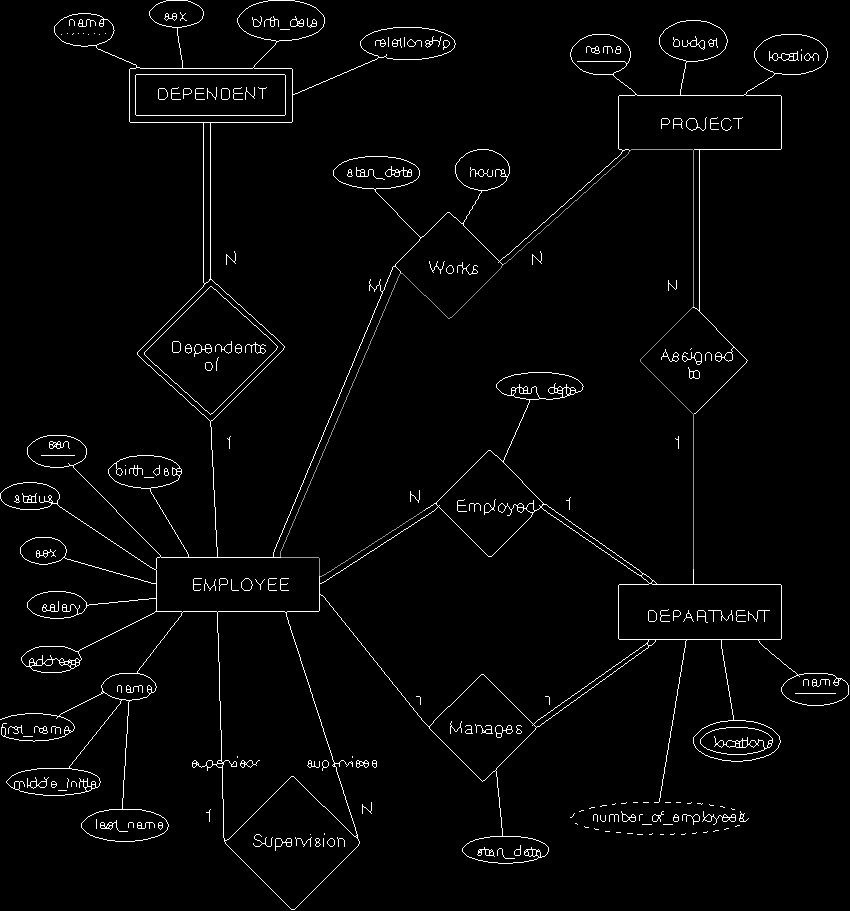
#> input picture src/before_path_11_16_5.png, 850 x 911 px, given in place of 13.png, which was not available
$ python main.py   (older library calls are emulated)
#> lines starting #> are read from the running program, lines starting #| are printed output that depends on the picture; after the words box and inside, x2 and y2 are one past the last pixel; in counts of white or black regions, pixels touching at a corner belong together; pictures that were not available may be replaced by others from this repository, and a replacement may not be noted
### src/preprocessing.py
from skimage.filters import threshold_yen
import numpy as np
import cv2

def OrderPoints(pts):
    rect = np.zeros((4, 2), dtype = "float32")
    n=60
    s = pts.sum(axis = 1)
    rect[0] = pts[np.argmin(s)]+n
    rect[2] = pts[np.argmax(s)]-n

    diff = np.diff(pts, axis = 1)
    rect[1] = pts[np.argmin(diff)]-n
    #x,y
    rect[1][0]-=n
    rect[1][1]+=n
    rect[3] = pts[np.argmax(diff)]
    #x,y
    rect[3][0]+=n
    rect[3][1]-=n
    return rect

def TransformPrespective(image, pts):
    rect = OrderPoints(pts)
    (tl, tr, br, bl) = rect


    widthA = np.sqrt(((br[0] - bl[0]) ** 2) + ((br[1] - bl[1]) ** 2))
    widthB = np.sqrt(((tr[0] - tl[0]) ** 2) + ((tr[1] - tl[1]) ** 2))
    maxWidth = max(int(widthA), int(widthB))
    heightA = np.sqrt(((tr[0] - br[0]) ** 2) + ((tr[1] - br[1]) ** 2))
    heightB = np.sqrt(((tl[0] - bl[0]) ** 2) + ((tl[1] - bl[1]) ** 2))
    maxHeight = max(int(heightA), int(heightB))
    dst = np.array([
  [0, 0],
  [maxWidth - 1, 0],
  [maxWidth - 1, maxHeight - 1],
  [0, maxHeight - 1]], dtype = "float32")

    M = cv2.getPerspectiveTransform(rect, dst)
    warped = cv2.warpPerspective(image, M, (maxWidth, maxHeight))

    return warped

def GetMaxContour(img_dir,MORPH=9,CANNY=84,debug=False):
    """
    takes image directory ,
    structural rect dim(optional),canny max thres(optional)
    debug if true outputs images after each process
    returns a boolean specifying if the prespective shoud be adjusted,
    max contour approximation and grayoriginal image
    """
#> called with img_dir = 'input/13.png', MORPH = 9, CANNY = 84, debug = False
    img = cv2.imread(img_dir, cv2.IMREAD_GRAYSCALE)
#> img is the input picture: shape (911, 850); min 0, max 255, mean 6
    img_copy = img.copy()
    hImg, wImg = img_copy.shape
#> hImg = 911; wImg = 850
    #smooth image
    cv2.GaussianBlur(img, (3,3), 0, img)
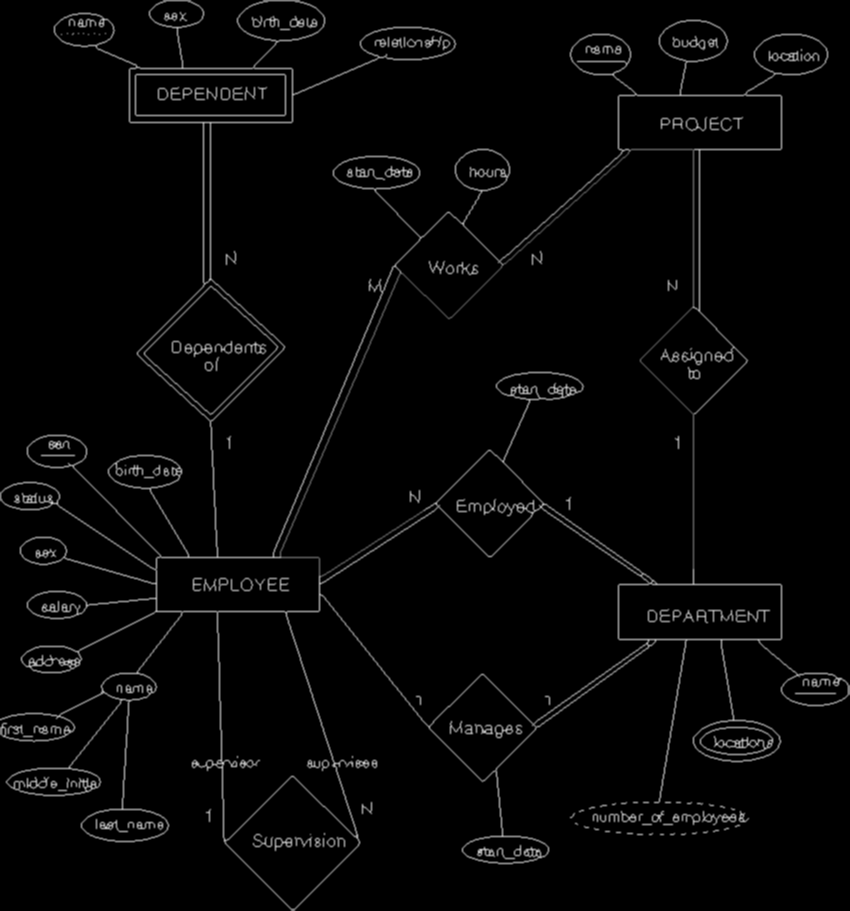
#> img: shape (911, 850); 8.66% of pixels changed, all inside (x1, y1, x2, y2) = (0, 0, 850, 911)
    # Remove small details and writing on paper
    kernel = cv2.getStructuringElement(cv2.MORPH_RECT,(MORPH,MORPH))
    dilated = cv2.dilate(img, kernel)
    edges = cv2.Canny(dilated, 0, CANNY, apertureSize=3)
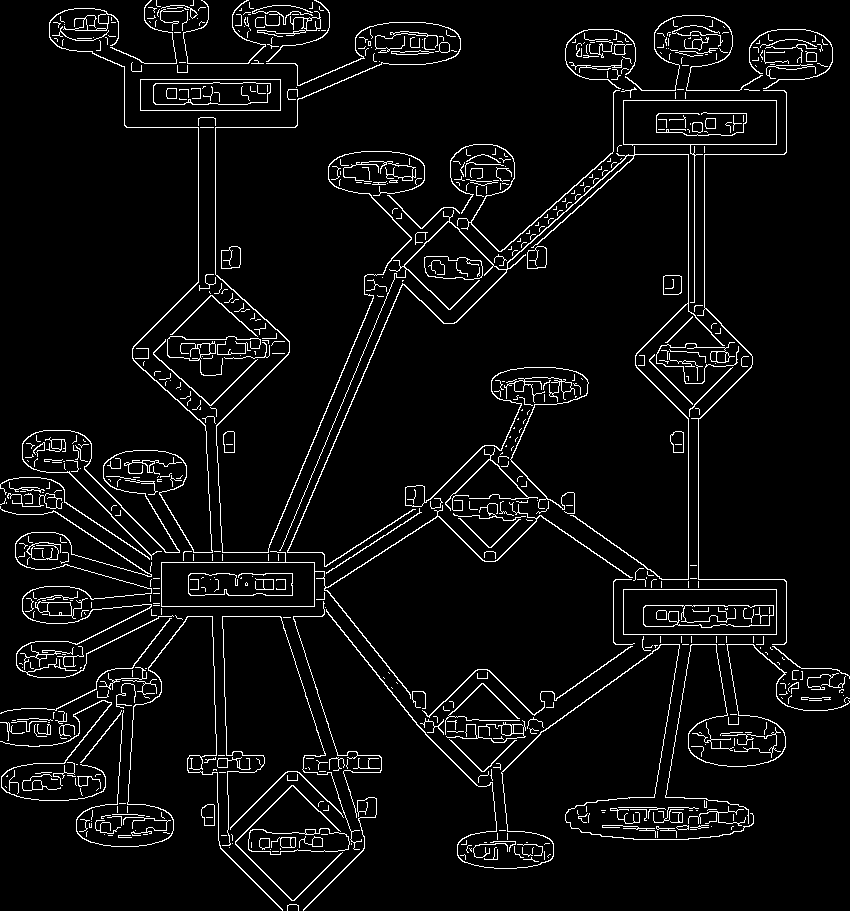
#> edges: shape (911, 850); 5.2% white in thin lines or dots

    kernel = cv2.getStructuringElement(cv2.MORPH_RECT,(3,3))
    #get edges again so we get inner line surrounding the paper
    #avoid paper outer edges being connected to noise in background
    edges = cv2.dilate(edges, kernel)
#> edges: shape (911, 850); 15.9% white; 13 white regions (1 under 20 px), largest, box (x1, y1, x2, y2) and area: (0, 0, 850, 911) 116691, (139, 78, 282, 112) 2516, (187, 572, 294, 597) 1393
    edges = cv2.Canny(edges, 0, CANNY, apertureSize=3)
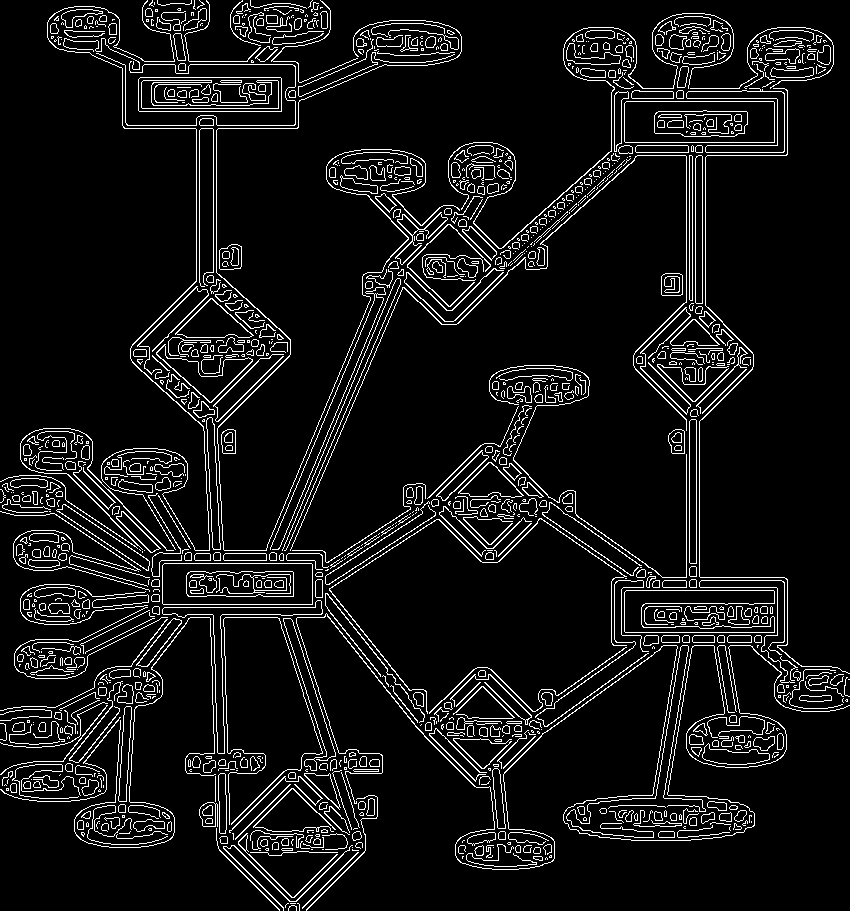
#> edges: shape (911, 850); 7.9% white in thin lines or dots
    # finding contours
    contours,heirarchy = cv2.findContours(edges.copy(), cv2.RETR_EXTERNAL, cv2.CHAIN_APPROX_SIMPLE)
#> contours = 1055 contours, 713 with area under 20; largest, box (x1, y1, x2, y2) and area: (162, 563, 313, 605) 6147, (624, 101, 775, 143) 6147, (138, 77, 282, 112) 4859, (624, 590, 775, 633) 3215, (162, 600, 323, 754) 2184
    maxArea=0
    adjustPrespective = False
    approx=[]
    # filter for max contour
    for cnt in contours:
        x,y,w,h = cv2.boundingRect(cnt)
        if(w*h >= maxArea):
            peri = cv2.arcLength(cnt, True)
            approx = cv2.approxPolyDP(cnt, 0.05 * peri, True)
            maxArea=w*h
            if(maxArea/(hImg*wImg) >= 0.1):
                adjustPrespective= True
#> this loop made 1055 passes
#> (cnt, x, y, w, h, peri, approx, maxArea) on pass 9: ([[357, 852], [302, 907], [302, 908], [358, 852]], 302, 852, 57, 57, 159, [[358, 852], [302, 908]], 3249)
#> (x, y, w, h, peri, approx, maxArea, adjustPrespective) on pass 337: (296, 613, 554, 257, 4954.3, [[296, 618], [849, 705]], 142378, True)
#> after the loop, adjustPrespective = True; approx = [[686, 156], [686, 430], [637, 155], [290, 550], [403, 287]]; maxArea = 157212; peri = 2081.8

    if(debug):
        orig = cv2.imread(img_dir)
        cv2.drawContours(orig,[approx], -1, (0, 255, 0), 1)
        cv2.imwrite("orig.png",img)
        cv2.imwrite("dilated.png",dilated)
        cv2.imwrite("edges.png",edges)
        cv2.imwrite('outline.png',orig)
    return adjustPrespective,approx,img_copy

def warpedPrespective(imgToWarp,approxContour,ratio=1,debug=False):
    warped = TransformPrespective(imgToWarp, approxContour.reshape(len(approxContour), 2) * ratio)
    if(debug):
        cv2.imwrite('result.png',warped)
    return warped

def RemoveShadow(img_gray,debug=False):
    #remove noise and writting on paper to leave out onlu the illumination
    dilated_img = cv2.dilate(img_gray, np.ones((7,7), np.uint8))
    blurred_img = cv2.medianBlur(dilated_img, 21)
    #remove any dark lighning aka shadow
    diff_img = 255 - cv2.absdiff(img_gray, blurred_img)
    norm_img = diff_img.copy()
    #normalization and word sharpening
    cv2.normalize(diff_img, norm_img, alpha=0, beta=255, norm_type=cv2.NORM_MINMAX, dtype=cv2.CV_8UC1)
    _, thr_img = cv2.threshold(norm_img, 230, 0, cv2.THRESH_TRUNC)
    cv2.normalize(thr_img, thr_img, alpha=0, beta=255, norm_type=cv2.NORM_MINMAX, dtype=cv2.CV_8UC1)
    if(debug):
        cv2.imwrite("shadowOut.png",norm_img)
        cv2.imwrite("thres.png",thr_img)
    return thr_img

def Binarize(img_gray,debug=False):
    thres = threshold_yen(img_gray)
    final = (img_gray >thres)*255
    if(debug):
        cv2.imwrite("final.png",final)
        #fig, ax = try_all_threshold(thr_img, figsize=(20, 30), verbose=False)
    return final

### src/ImageProcessing/removeLines.py
import numpy as np
import cv2
from math import sqrt
from scipy import stats

#remove lines function
def FloodFromCorners(im_th,debug=False):
    hImg, wImg = im_th.shape[:2]
    mask = np.zeros((hImg+2, wImg+2), np.uint8)
    im_floodfill = 255 - im_th
    ##################Flood fill corners#####
    cv2.floodFill(im_floodfill, mask, (3,3), 255)
    cv2.floodFill(im_floodfill, mask, (wImg-3,3), 255)
    cv2.floodFill(im_floodfill, mask, (3,hImg-3), 255)
    cv2.floodFill(im_floodfill, mask, (wImg-3,hImg-3), 255)
    # Invert floodfilled image
    im_floodfill_inv = cv2.bitwise_not(im_floodfill)
    if(debug):
        cv2.imwrite("debugOutput/Inverted_Floodfilled_Image.png", im_floodfill_inv)
        #cv2.imwrite("Floodfilled_Image.png", im_floodfill)
    return im_floodfill_inv

def removeOutliers(ContourList,Area,hImg,wImg,contours_orig):
    #remove outliers in list
    #by Area of contours list sent
    #or by aspect ratio
    if(len(ContourList)==0):
        #print('no contours')
        return []

    if Area:
        testList = [cv2.contourArea(c) for c in ContourList]
        testH = [ cv2.boundingRect(c)[3] for c in ContourList]
        testW = [cv2.boundingRect(c)[2] for c in ContourList]
        zH = np.abs(stats.zscore(testH))
        zW = np.abs(stats.zscore(testW))

    testList = []
    for c in  ContourList:
        x,y,w,h = cv2.boundingRect(c)
        testList.append(w/h)

    z = np.abs(stats.zscore(testList))
    filtered_hulls =[]
    filtered_contours =[]

    for i,c in  enumerate(ContourList):
        x,y,w,h = cv2.boundingRect(c)

        accepedArea = h <= hImg/2.5 and w <= wImg/2.5 and h>10 and w>=20 #and h*w > normalArea
        if not accepedArea:
            continue
        if(z[i]<=3):
          #  #print("width",w)
            if((Area and zH[i] <= 4 and zW[i] <= 4)or (not Area)):
                filtered_hulls.append(c)
                filtered_contours.append(contours_orig[i])
    return filtered_hulls,filtered_contours


######################cv contours#########
def getClosedShapes(im_filled,debug=False):
    hImg, wImg = im_filled.shape
    contours_cv, hierarchy = cv2.findContours(im_filled, cv2.RETR_TREE, cv2.CHAIN_APPROX_SIMPLE)
    hierarchy = hierarchy[0]
    #[Next, Previous, First_Child, Parent]
    cnt_hull = [cv2.convexHull(cnt,False) for cnt in contours_cv]

    ##print('0:',len(cnt_hull))
    cnt_hull = [cnt for cnt,heir in zip(cnt_hull,hierarchy) if heir[3] == -1]
    cnt_filtered = [cnt for cnt,heir in zip(contours_cv,hierarchy) if heir[3] == -1]


    im_empty2 = np.ones((hImg, wImg), np.uint8) * 255
    cv2.drawContours(im_empty2, contours_cv, -1,0, 1)

    cnt_hull,cnt_filtered = removeOutliers(cnt_hull,True,hImg,wImg,cnt_filtered) #outliers by area
    cnt_hull,cnt_filtered = removeOutliers(cnt_hull,False,hImg,wImg,cnt_filtered) #outliers by aspect ratio


    im_empty = np.ones((hImg, wImg), np.uint8) * 255
    cv2.drawContours(im_empty, cnt_hull, -1,0, 1)

    im_empty3 = np.ones((hImg, wImg), np.uint8) * 255
    cv2.drawContours(im_empty3, cnt_filtered, -1,0, 1)

    if(debug):
        cv2.imwrite("debugOutput/hulled.png", im_empty)
        cv2.imwrite("debugOutput/contoured.png", im_empty3)
        cv2.imwrite("debugOutput/notFiltered.png", im_empty2)

    return im_empty , cnt_filtered


#handling opened contours

# find center of gravity from the moments:
# [132 lines left out: functions scale_contours, isOverlapped, isOverlapped_middle, getOpenedContours, getDerived, not called in this run]

### src/main.py
import numpy as np
from preprocessing import *
from removeLines import *
from ContourDetection import *
from detection.shapes_detection import detect_shapes
from detectWeak import *
from connectComponents import *
from detect_rel_prop import *
from OCR import *
from dataTypesPrediction.scripts.dataTypePrediction import *
from schema_generation import *
import cv2
import os


def changeContours(contours, img,idx):
    empty = np.zeros(img.shape,np.uint8)
    cv2.drawContours(empty, [contours], -1, 255, 1)
    #cv2.imwrite("/home/menna/Downloads/GP/src/debug_"+str(idx)+".png", empty)
    actual_contour = np.where(empty==255)
    actual_contour = list(actual_contour)
    contour = list(zip(*actual_contour))
    return  np.array([contour])


img_dirs =["13.png"]

#dirs = os.listdir('input')
#for idx,img_dir in enumerate(dirs):
#print("starting..................",img_dir)
for idx,img_dir in enumerate(img_dirs):
    print("processing img"+str(idx))
    pre = img_dir.split('.')[0]
    img_dir = 'input/'+ img_dir

    adjustPrespective,approxContour,grayImg = GetMaxContour(img_dir)
#> adjustPrespective = True; approxContour has the same summary as approx in GetMaxContour
    warpedImg = grayImg
    if(adjustPrespective):
        warpedImg = warpedPrespective(grayImg,approxContour)
#> in OrderPoints, `s = pts.sum(axis = 1)`: s = [842, 1116, 792, 840, 690]
#> in OrderPoints, `diff = np.diff(pts, axis = 1)`: diff = [-530, -256, -482, 260, -116]
#> in TransformPrespective, `rect = OrderPoints(pts)`: rect = [[463, 347], [566, 156], [626, 370], [350, 490]]
#> in TransformPrespective, `(tl, tr, br, bl) = rect`: tl = [463, 347]; tr = [566, 156]; br = [626, 370]; bl = [350, 490]
#> in TransformPrespective, `widthA = np.sqrt(((br[0] - bl[0]) ** 2) + ((br[1] - bl[1]) ** 2))`: widthA = 301
#> in TransformPrespective, `widthB = np.sqrt(((tr[0] - tl[0]) ** 2) + ((tr[1] - tl[1]) ** 2))`: widthB = 217
#> in TransformPrespective, `maxWidth = max(int(widthA), int(widthB))`: maxWidth = 300
#> in TransformPrespective, `heightA = np.sqrt(((tr[0] - br[0]) ** 2) + ((tr[1] - br[1]) ** 2))`: heightA = 222.3
#> in TransformPrespective, `heightB = np.sqrt(((tl[0] - bl[0]) ** 2) + ((tl[1] - bl[1]) ** 2))`: heightB = 182.3
#> in TransformPrespective, `maxHeight = max(int(heightA), int(heightB))`: maxHeight = 222
#> in TransformPrespective, `dst = np.array([ [0, 0], [maxWidth - 1, 0], [maxWidth - 1, maxHeight -..`: dst = [[0, 0], [299, 0], [299, 221], [0, 221]]
#> in TransformPrespective, `M = cv2.getPerspectiveTransform(rect, dst)`: M = [[-0.374, -0.295, 275.6], [-0.285, -0.154, 185.6], [-0.0014, -0.000946, 1]]
    shadowFreeImg = RemoveShadow(warpedImg,True)
#> in RemoveShadow, `blurred_img = cv2.medianBlur(dilated_img, 21)`:
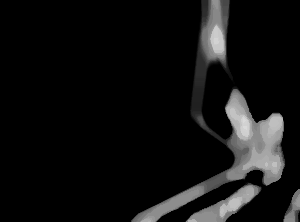
#> blurred_img: shape (222, 300); min 0, max 217, mean 17.2
#> in RemoveShadow, `cv2.normalize(diff_img, norm_img, alpha=0, beta=255, norm_type=cv2.NOR..`: norm_img: shape (222, 300); min 0, max 255, mean 238.3
#> in RemoveShadow, `_, thr_img = cv2.threshold(norm_img, 230, 0, cv2.THRESH_TRUNC)`:
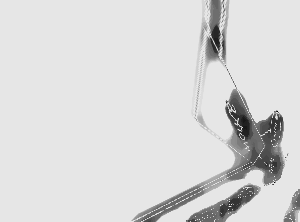
#> thr_img: shape (222, 300); min 0, max 230, mean 216.7
    binarizedImg = Binarize(shadowFreeImg,True)
#> in Binarize, `thres = threshold_yen(img_gray)`: thres = 254
#> in Binarize, `final = (img_gray >thres)*255`: final: shape (222, 300) int64; 86.9% white; 6 black regions (3 under 20 px), largest, box (x1, y1, x2, y2) and area: (131, 0, 287, 222) 7256, (185, 183, 261, 222) 1157, (283, 189, 300, 222) 331
    kernel = cv2.getStructuringElement(cv2.MORPH_RECT,(3,3))
    image_result = binarizedImg.astype(np.uint8).copy()
    hImg,wImg = image_result.shape
#> hImg = 222; wImg = 300
    imgArea = hImg*wImg
#> imgArea = 66600
    filledImg = FloodFromCorners(image_result.copy(),True)
#> in FloodFromCorners, `cv2.floodFill(im_floodfill, mask, (3,3), 255)`: im_floodfill: shape (222, 300); 78.7% white; 211 black regions (208 under 20 px), largest, box (x1, y1, x2, y2) and area: (157, 0, 300, 222) 13692, (198, 31, 207, 71) 67, (204, 6, 210, 22) 39
#> in FloodFromCorners, `cv2.floodFill(im_floodfill, mask, (wImg-3,3), 255)`:
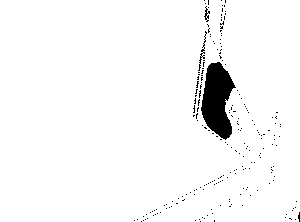
#> im_floodfill: shape (222, 300); 96.7% white; 215 black regions (212 under 20 px), largest, box (x1, y1, x2, y2) and area: (201, 62, 236, 140) 1721, (198, 31, 207, 71) 67, (204, 6, 210, 22) 39
#> in FloodFromCorners, `im_floodfill_inv = cv2.bitwise_not(im_floodfill)`: im_floodfill_inv: shape (222, 300); 3.3% white; 215 white regions (212 under 20 px)
    contourdImg,filtered_contoures = getClosedShapes(filledImg,True)
#> in getClosedShapes, `contours_cv, hierarchy = cv2.findContours(im_filled, cv2.RETR_TREE, cv..`: contours_cv = 218 contours, 217 with area under 20; largest, box (x1, y1, x2, y2) and area: (201, 62, 236, 140) 1636
#> in getClosedShapes, `cnt_hull = [cv2.convexHull(cnt,False) for cnt in contours_cv]`: cnt_hull = 218 contours, 215 with area under 20; largest, box (x1, y1, x2, y2) and area: (201, 62, 236, 140) 1920, (198, 31, 207, 71) 115, (204, 6, 210, 22) 52
#> in getClosedShapes, `cnt_hull = [cnt for cnt,heir in zip(cnt_hull,hierarchy) if heir[3] == ..`: cnt_hull = 215 contours, 212 with area under 20; largest, box (x1, y1, x2, y2) and area: (201, 62, 236, 140) 1920, (198, 31, 207, 71) 115, (204, 6, 210, 22) 52
#> in getClosedShapes, `cnt_filtered = [cnt for cnt,heir in zip(contours_cv,hierarchy) if heir..`: cnt_filtered = 215 contours, 214 with area under 20; largest, box (x1, y1, x2, y2) and area: (201, 62, 236, 140) 1636
#> in getClosedShapes, `cv2.drawContours(im_empty2, contours_cv, -1,0, 1)`:
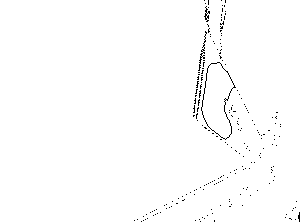
#> im_empty2: shape (222, 300); 99% white; black in thin lines or dots, all inside (x1, y1, x2, y2) = (134, 0, 300, 222)
#> in removeOutliers, `testList = [cv2.contourArea(c) for c in ContourList]`: testList = 215 values, max 1919.5 at index 176, min 0 at index 0, mean 10.05
#> in removeOutliers, `testH = [ cv2.boundingRect(c)[3] for c in ContourList]`: testH = 215 values, max 78 at index 176, min 1 at index 0, mean 2.16
#> in removeOutliers, `testW = [cv2.boundingRect(c)[2] for c in ContourList]`: testW = 215 values, max 35 at index 176, min 1 at index 0, mean 1.49
#> in removeOutliers, `zH = np.abs(stats.zscore(testH))`: zH = 215 values, max 12.52 at index 176, min 0.0261 at index 2, mean 0.305
#> in removeOutliers, `zW = np.abs(stats.zscore(testW))`: zW = 215 values, max 13.76 at index 176, min 0.202 at index 0, mean 0.309
#> the loop in removeOutliers, `for c in  ContourList:` made 215 passes
#> (x, y, w, h) on passes 1, 2, 4: (200, 221, 1, 1), (141, 221, 1, 1), (195, 220, 1, 1)
#> after the loop in removeOutliers, `for c in  ContourList:`: testList = 215 values, max 3 at index 147, min 0.2 at index 23, mean 0.998
#> in removeOutliers, `z = np.abs(stats.zscore(testList))`: z = 215 values, max 5.37 at index 147, min 0.00587 at index 0, mean 0.447
#> the loop in removeOutliers, `for i,c in  enumerate(ContourList):` made 215 passes
#> c on passes 28 to 30: [[292, 210]], [[154, 210]], [[211, 209]]
#> (the run stopped early here; a loop or call above may not have finished)
